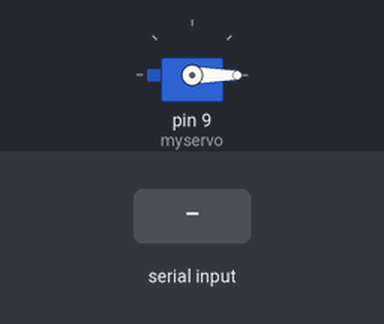
This sketch was run on a simulated Arduino Uno, built with avr-gcc and run on an emulated ATmega328P. Shown: servo. The test bench sets the inputs (shaded band). What the sketch prints to the serial monitor is not drawn.

Above: at 1.2 s.
1.3 s: "trai\n" received over the second serial link
At 1.8 s:
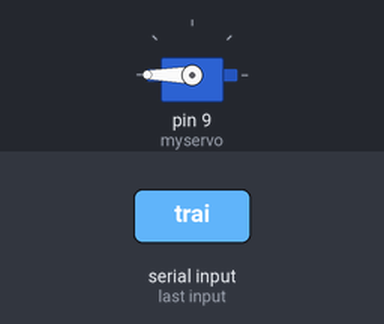
4.3 s: "phai\n" received over the second serial link
At 5.62 s:
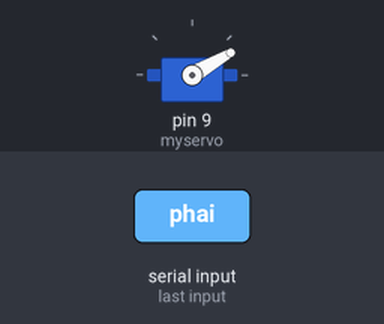
7.3 s: "giua\n" received over the second serial link
At 8.4 s:
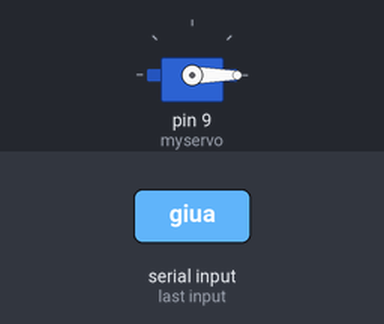
Timing chart, 0 to 10.3 s (numbered marks = the images above; inputs shaded):
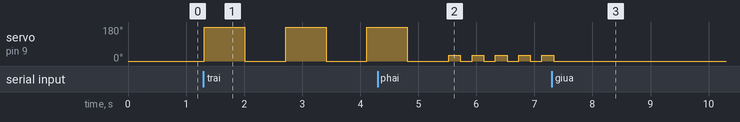

Measured:
- after the input at 1.3 s, servo on pin 9 (myservo): alternates 180° for 0.70 s and 0° for 0.70 s, starting at once
- after the input at 7.3 s, servo on pin 9 (myservo): goes on until 7.3 s, then stays 0°

The sketch:

Servo.ino
```cpp
#include <SoftwareSerial.h>
#include <Servo.h>

SoftwareSerial BT(4, 5);
Servo myservo;

String currentState = "";

void setup() {
  myservo.attach(9);
  myservo.write(0);
  Serial.begin(9600);
  BT.begin(9600);
  Serial.println("Sẵn sàng nhận lệnh từ HC-05.");
}

void loop() {
  if (BT.available()) {
    String response = BT.readStringUntil('\n');
    response.trim();
    Serial.print("Phản hồi HC-05: ");
    Serial.println(response);
    currentState = response;
  }

  if (currentState == "trai") {
    Serial.println("Trái → quay servo 180 độ rồi về 0 độ");
    myservo.write(180);
    delay(700);
    myservo.write(0);
    delay(700);
  }
  else if (currentState == "phai") {
    Serial.println("Phải → quay servo 30 độ rồi về 0 độ");
    myservo.write(30);
    delay(200);
    myservo.write(0);
    delay(200);
  }
  else if(currentState=="giua"){
    myservo.write(0);
  }
}

/*
Cách lắp:
- Module HC-05:
    + TX của HC-05 → chân 4
    + RX của HC-05 ← chân 5
    + VCC nối 5V
    + GND nối GND
- Servo:
    + Tín hiệu → chân D9(Vàng)
    + VCC → 5V
    + GND → GND
*/
```
